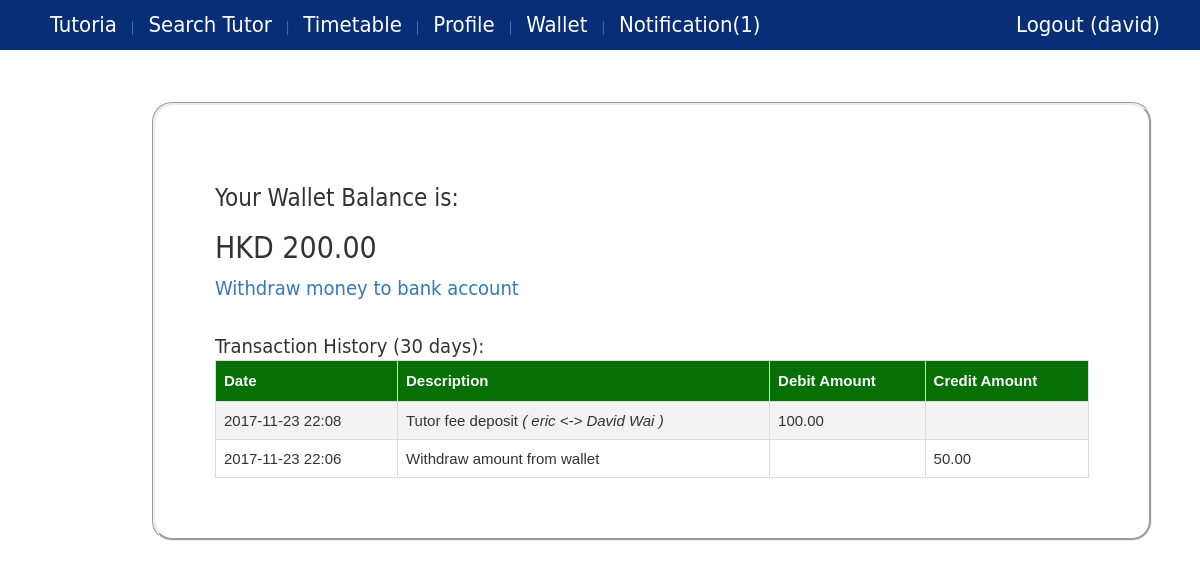
The page /wallet/ (signed in) on the database its author committed.
### core/models.py (models this page shows, shortened)
class Profile(models.Model):
    user = models.OneToOneField(User, on_delete=models.CASCADE)
    phone = models.CharField(max_length=20)
    user_type =  models.ForeignKey(UserType)
    image = models.ImageField(upload_to='profile_image',blank=True)
    wallet = models.OneToOneField(Wallet)
    @property
    def isStudent(self):
        return self.user_type.user_type=="student" or self.user_type.user_type=="both"
    @property
    def isTutor(self):
        return self.user_type.user_type=="tutor" or self.user_type.user_type=="both"
    @property
    def getUserFullName(self):
        user=self.user
        fname=""
        if user.first_name != None:
            fname += user.first_name
        if user.first_name != None and user.last_name != None:
            fname += " " + user.last_name
        elif user.last_name != None:
            fname += user.last_name
        return fname
    @property
    def hasNotification(self):
        return len(Notification.objects.filter(profile=self,checked=False))>0
    @property
    def getNotificationNum(self):
        return len(Notification.objects.filter(profile=self,checked=False))

class Wallet(models.Model):
    amount = models.DecimalField(max_digits=20, decimal_places=2, default=0.0, blank=True, null=True)

class Transaction(models.Model):
    profile = models.ForeignKey(Profile, on_delete=models.CASCADE,blank=True, null=True)
    date = models.DateTimeField()
    amount = models.DecimalField(max_digits=10, decimal_places=2)
    session = models.ForeignKey(Session, blank=True, null=True)
    isDebit = models.BooleanField()
    isTutoriaOwned = models.BooleanField(default=False)
    isTutorFeeRelated = models.BooleanField(default=False)
    isSystemWalletRelated = models.BooleanField(default=False)
    isBankRelated = models.BooleanField(default=False)
    description = models.CharField(max_length=50, blank=False,null=True)
    @property
    def getDate(self):
        local_timezone = timezone(settings.TIME_ZONE)
        return self.date.astimezone(local_timezone).strftime('%Y-%m-%d %H:%M')

class Session(models.Model):
    student = models.ForeignKey(Student, on_delete=models.CASCADE, blank=True, null=True)
    tutor = models.ForeignKey(Tutor, on_delete=models.CASCADE)
    booking_date = models.DateTimeField(blank=True, null=True)
    start_date = models.DateTimeField()
    end_date = models.DateTimeField()
    status = models.CharField(max_length=10,blank=True,null=True) # possible value: booked, cancelled, locked, ended
    isCouponUsed = models.BooleanField(default=False)
    isBlackedout = models.BooleanField(default=False)

class Student(models.Model):
    profile = models.OneToOneField(Profile, on_delete=models.CASCADE)
    university = models.OneToOneField(University, blank=True,null=True)

class Tutor(models.Model):
    profile = models.OneToOneField(Profile, on_delete=models.CASCADE)
    tutor_type =  models.ForeignKey(TutorType, blank=True, null=True )
    hourly_rate = models.DecimalField(max_digits=10, decimal_places=2, default=Decimal(0.0))
    tag = models.ManyToManyField(Tag, blank=True)
    university = models.ForeignKey(University, blank=True,null=True)
    course = models.ManyToManyField(Course, blank=True)
    bio = models.CharField(max_length=500, blank=True,null=True)
    isHideProfile = models.BooleanField(default=False)

### core/views.py (the view)
# urls.py: url(r'^wallet/$', views.viewWallet, name='view_wallet'),
@login_required
def viewWallet(request):
    wallet = request.user.profile.wallet
    current = getCurrentDatetime()
    monthBefore = current - timedelta(days=30)
    transactionHistory = Transaction.objects.filter(profile=request.user.profile).filter(date__gte = monthBefore).order_by("-date")
    context={'amount':wallet.amount, 'transactionHistory':transactionHistory}
    return render(request, 'view_wallet.html', context)

### core/utility.py (called while the page is built)
def getCurrentDatetime():
    local_timezone = timezone(settings.TIME_ZONE)
    return datetime.now().astimezone(local_timezone)

### core/templates/view_wallet.html (shortened to what this page needs)
{% extends 'base.html' %}
{% block content %}
    <h3>Your Wallet Balance is:</h3>
    <h2>HKD {{amount}}</h2>
    {% if user.profile.isTutor %}
        <a href="{% url 'draw_from_wallet' %}" >
            Withdraw money to bank account
        </a>
    {% endif %}
    <br/><br/>
    {% if transactionHistory %}
        Transaction History (30 days):
        <table id="transaction_record">
            <tr>
                <th>Date</th>
                <th>Description</th>
                <th>Debit Amount</th>
                <th>Credit Amount</th>
            </tr>
            {% for each in transactionHistory %}
                {% if each.isTutorFeeRelated%}
                    <tr>
                        <td>{{each.getDate}}</td>
                        <td>
                            {{each.description}}
                            <i>( {{each.session.student.profile.user.username}} &lt;-&gt; {{each.session.tutor.profile.getUserFullName}} )</i>
                        </td>
                        <td>{% if each.isDebit %} {{each.amount}} {% endif %}</td>
                        <td>{% if not each.isDebit %} {{each.amount}} {% endif %}</td>
                    </tr>
                {% else %}
                    <tr>
                        <td>{{each.getDate}}</td>
                        <td>{{each.description}}</td>
                        <td>{% if each.isDebit %} {{each.amount}} {% endif %}</td>
                        <td>{% if not each.isDebit %} {{each.amount}} {% endif %}</td>
                    </tr>
                {% endif %}
            {% endfor %}
        </table>
    {% endif %}
{% endblock %}

### core/templates/base.html (shortened to what this page needs)
{% load static %}
<!DOCTYPE html>
<html>
<head>
    <link rel="stylesheet" href="{% static 'css/base.css' %}">
    <link rel="stylesheet" href="https://maxcdn.bootstrapcdn.com/bootstrap/3.3.7/css/bootstrap.min.css">
</head>
<body>
    <div id="wrapper">
        <header>
            <nav id="navigation">
                <ul>
                    <a href="{% url 'homepage' %}">
                        <li>Tutoria</li>
                    </a>
                    {% ifnotequal user.username "admin" %}
                        {% if user.is_authenticated %}
                            <a href="{% url 'search_tutor' %}">
                                | <li>Search Tutor</li>
                            </a>
                            <a href="{% url 'view_timetable' %}">
                                | <li>Timetable</li>
                            </a>
                            <a href="{% url 'edit_profile' %}">
                                | <li>Profile</li>
                            </a>
                            <a href="{% url 'view_wallet' %}">
                                | <li>Wallet</li>
                            </a>
                            <a href="{% url 'view_notification' %}">
                                {%if user.profile.hasNotification %}
                                    | <li>Notification({{user.profile.getNotificationNum}})</li>
                                {% else %}
                                    | <li>Notification</li>
                                {% endif %}
                            </a>
                            <a href="{% url 'logout' %}" id="logoutButton" class="pull-right">
                                <li>Logout ({{ user.username }}) </li>
                            </a>
                        {% endif %}
                    {% endifnotequal %}
                </ul>
            </nav>
        </header>
        <div id="main">
            <article>
                <section class="box">
                    {% block content %} {% endblock %}
        </div>
    </div>
</body>
</html>

### core/static/css/base.css (style rules this page uses)
* { margin:0 auto; padding:0 auto; }
html,body { height:100%; }
#wrapper { min-height:100%; position:relative; }
a:link { text-decoration: none; }
nav#navigation { position: fixed; border-radius:10px; top:0; left:0; right:0; width: 100%; height: 50px; background-color:rgba(255,255,255,0.2); z-index: 1; }
nav#navigation ul { box-sizing:border-box; list-style:none; height:50px; padding-bottom:5px; background-color:rgb(7, 46, 119); top:5px; }
nav#navigation ul li { box-sizing:border-box; font-family:"Gill Sans", "Gill Sans MT", "Myriad Pro", "DejaVu Sans Condensed", Helvetica, Arial, sans-serif; font-size:22px; font-weight:300; display:inline; border-radius:10px; color:rgb(255, 255, 255); position:relative; line-height:50px; padding-left:10px; padding-right:10px; }
#main { padding-top:50px; padding-bottom:50px; }
.box { overflow: hidden; font-size:20px; font-family:"Gill Sans", "Gill Sans MT", "Myriad Pro", "DejaVu Sans Condensed", Helvetica, Arial, sans-serif; box-sizing:border-box; width:1000px; padding:60px; border:groove; border-radius:20px; margin:2px; position:relative; top:50px; left:150px; }
#logoutButton, #logoutButton, #signupButton { padding-right: 30px; }

### core/templates/view_wallet.html (style rules this page uses)
#transaction_record { font-family: "Trebuchet MS", Arial, Helvetica, sans-serif; border-collapse: collapse; width: 100%; font-size: 15px; }
#transaction_record td, #transaction_record th { border: 1px solid #ddd; padding: 8px; }
#transaction_record tr:nth-child(even) { background-color: #f2f2f2; }
#transaction_record th { padding-top: 9px; padding-bottom: 9px; text-align: left; background-color: rgb(6, 112, 6); color: white; }

### rows shown on the page
Wallet: amount "200.00"
Transaction: getDate "2017-11-23 22:08", description "Tutor fee deposit", session.student.profile.user.username "eric", session.tutor.profile.getUserFullName "David Wai", amount "100.00"
Transaction: getDate "2017-11-23 22:06", description "Withdraw amount from wallet", amount "50.00"

### other values the page prints
{{ user.profile.getNotificationNum }} "1"
{{ user.username }} "david"
